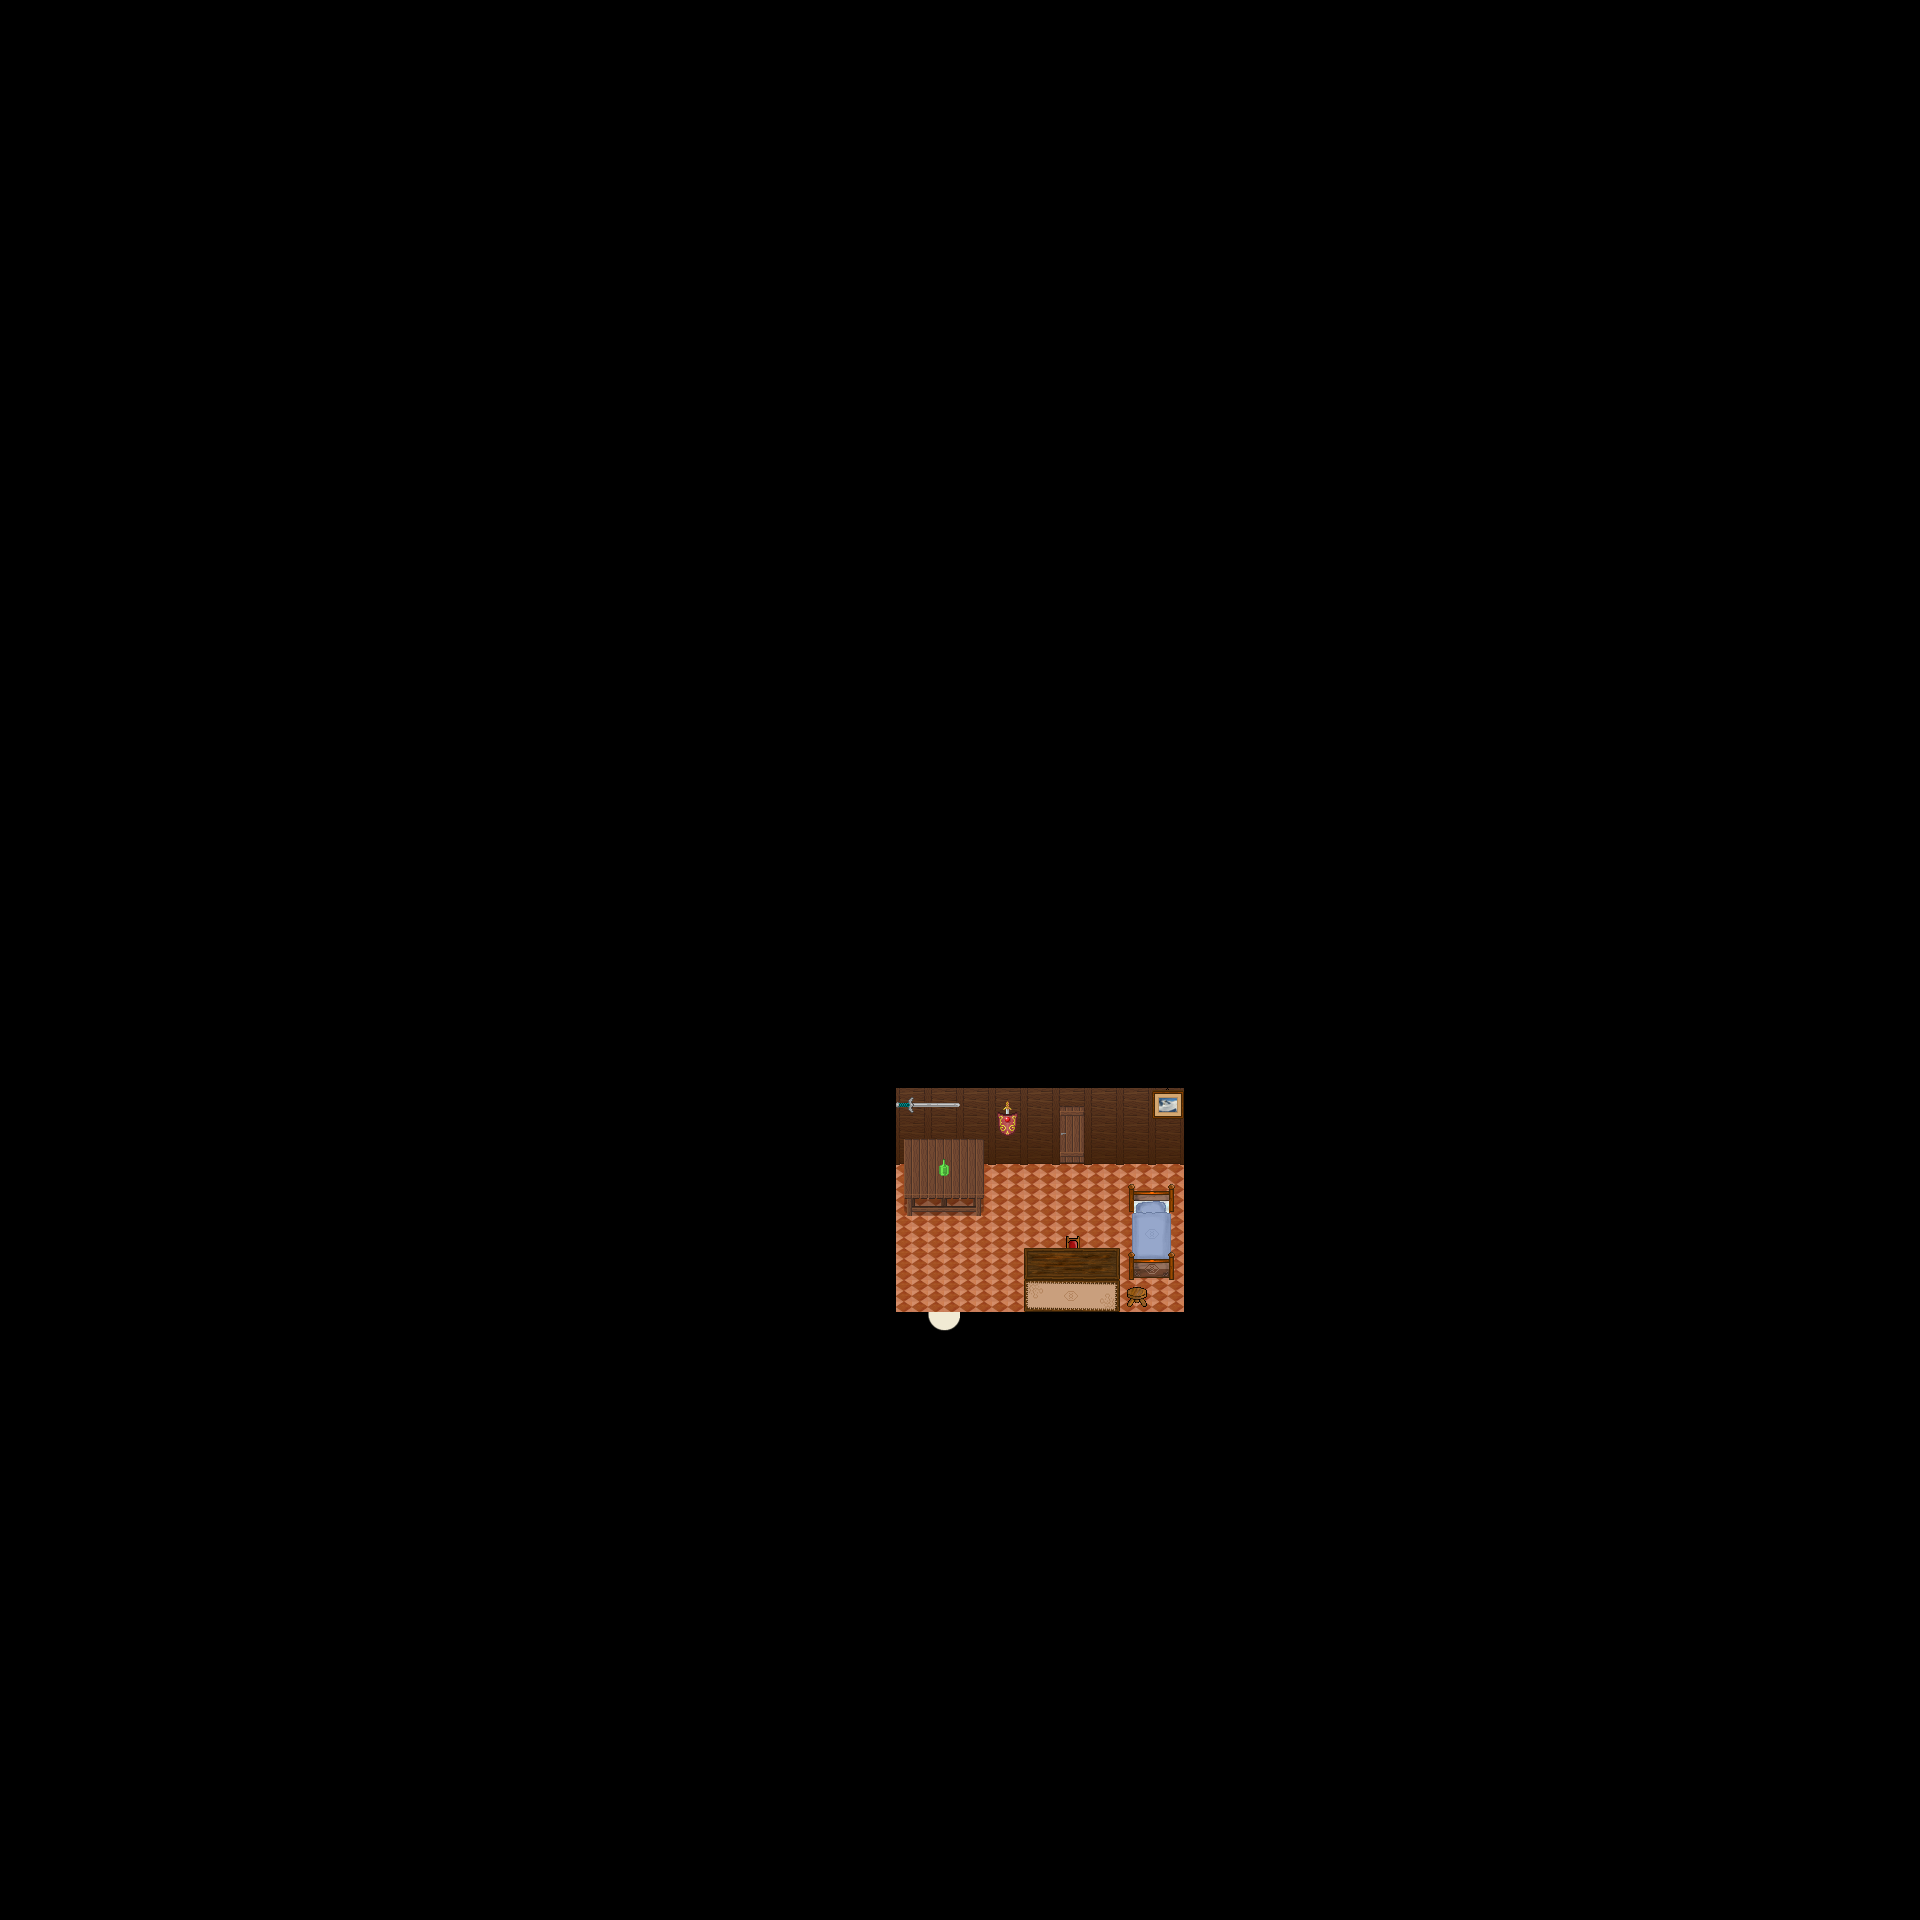

Tiled map render using the project's own tile images. Description and the map definition, with tile-layer contents summarised, below:
An orthogonal 60x60 tile map with 32x32 px tiles, 6 tile layers (Ground, Ground, Ground, Ground, ...), 1 hidden layer not drawn, 6 tilesets and 2 objects (SCRIPT, WARP).

<map version="1.0" orientation="orthogonal" width="60" height="60" tilewidth="32" tileheight="32">
 <properties>
  <property name="music" value="faith.ogg" />
 </properties>
 <tileset firstgid="1" name="collision1_32_32" tilewidth="32" tileheight="32">
  <image source="../graphics/tiles/collision1_32_32.png" width="1024" height="1024" />
 </tileset>
 <tileset firstgid="1025" name="indoor3_32_32" tilewidth="32" tileheight="32">
  <image source="../graphics/tiles/indoor3_32_32.png" width="1024" height="1024" />
 </tileset>
 <tileset firstgid="2049" name="indoor2_32_32" tilewidth="32" tileheight="32">
  <image source="../graphics/tiles/indoor2_32_32.png" width="1024" height="1024" />
 </tileset>
 <tileset firstgid="3073" name="indoor2_32_64" tilewidth="32" tileheight="64">
  <image source="../graphics/tiles/indoor2_32_64.png" width="1024" height="1024" />
 </tileset>
 <tileset firstgid="3585" name="indoor2_32_96" tilewidth="32" tileheight="96">
  <image source="../graphics/tiles/indoor2_32_96.png" width="1024" height="960" />
 </tileset>
 <tileset firstgid="3905" name="indoor1_32_64" tilewidth="32" tileheight="64">
  <image source="../graphics/tiles/indoor1_32_64.png" width="1024" height="1024" />
 </tileset>
 <layer name="Ground" width="60" height="60">
  <data>[3600 cells, 3600 non-empty, 3 distinct tile ids]</data>
 </layer>
 <layer name="Ground" width="60" height="60">
  <data>[3600 cells, 27 non-empty, 3 distinct tile ids]</data>
 </layer>
 <layer name="Ground" width="60" height="60">
  <data>[3600 cells, 25 non-empty, 25 distinct tile ids]</data>
 </layer>
 <layer name="Ground" width="60" height="60">
  <data>[3600 cells, 1 non-empty, 1 distinct tile ids]</data>
 </layer>
 <layer name="Fringe" width="60" height="60">
  <data>[3600 cells, 1 non-empty, 1 distinct tile ids]</data>
 </layer>
 <layer name="Over" width="60" height="60">
  <data>[3600 cells, 5 non-empty, 5 distinct tile ids]</data>
 </layer>
 <layer name="Collision" width="60" height="60" visible="0">
  <data>[3600 cells, 3567 non-empty, 1 distinct tile ids]</data>
 </layer>
 <objectgroup name="Object" width="60" height="60">
  <object name="External Map Events" type="SCRIPT" x="0" y="0">
   <properties>
    <property name="FILENAME" value="scripts/maps/iw-nelaro-house16-o00-o00-o00.lua" />
   </properties>
  </object>
  <object name="Warp to city" type="WARP" x="928" y="1312" width="32" height="32">
   <properties>
    <property name="DEST_MAP" value="ow-o0000-n0004-o0000" />
    <property name="DEST_X" value="3600" />
    <property name="DEST_Y" value="2960" />
   </properties>
  </object>
 </objectgroup>
</map>
